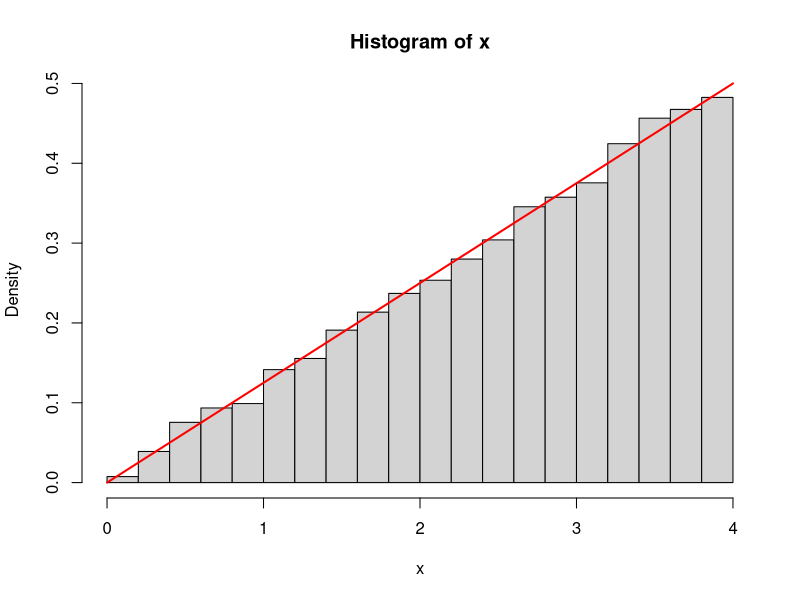

This chart was generated by the following R code: (Note: this script raises an error after producing the figure.)
#f(x) = (1/8)*x, 0<x<4
n <- 10000
u <- runif(n)

x <- 4 * sqrt(u)

#não usando ggplot
hist(x, probability = TRUE)
curve((1 / 8) * x, from = 0, to = 4, col = "red", lwd = 2, add = TRUE)

#usando ggplot
data <- data.frame(X = x)
p <- ggplot(data, aes(x = X)) +
  geom_histogram(aes(y = ..density..), bins = 30, fill = "#9cb813", color = "black") +
  labs(title = paste("Histograma de variáveis geradas: X f(x) = (1/8)*x, 0<x<4"), x = "valro de X", y = "frequencia") +
  theme_minimal() +
  theme(plot.title = element_text(size = 14),
    axis.title.x = element_text(size = 12),
    axis.title.y = element_text(size = 12))

print(p)
p +  stat_function(fun = function(x) (1 / 8) * x, color = "blue", size = 1.2, xlim = c(0, 4))
